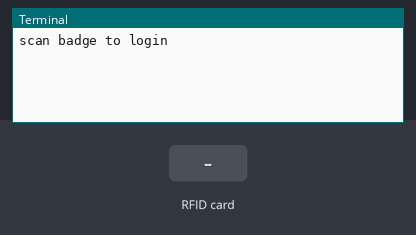
A program run on a simulated Raspberry Pi (header pin numbers). Parts: the last lines printed to the terminal. The test bench sets the inputs (shaded band). The clock reads 2024-03-15 10:24:30 at power-on unless the program sets it; the RFID card's data blocks start empty.

Above: at 1.2 s.
1.3 s: RFID card 5E 7A 19 C4 held to the reader
At 2.0 s:
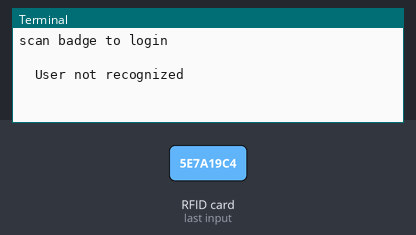
At 4.8 s:
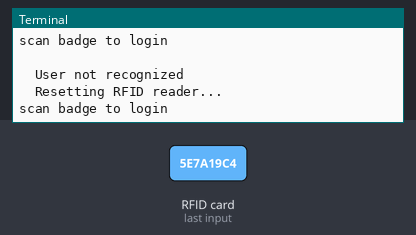

Measured:
- after the input at 1.3 s, the terminal: prints a new line at once (image 1)

The program:

login.py
```python
import RPi.GPIO as GPIO
from mfrc522 import SimpleMFRC522
import datetime
import time
import csv


with open('users/users.csv', mode='r') as infile:
    csv_reader = csv.reader(infile)
    users = {int(rows[0]):rows[1] for rows in csv_reader}

while(True):
  reader = SimpleMFRC522()
  print("scan badge to login")
  try:
    id_, text = reader.read()
    now = datetime.datetime.now()

    if id_ in users:
      print(f"\n\tHello, {users[id_]}")
      print(f"\tScanned {users[id_]} at {now}\n")
      time.sleep(2)
    elif id:
      print("\n\tUser not recognized")
      time.sleep(2)

  finally:
    print("\tResetting RFID reader...")
    GPIO.cleanup()
```
